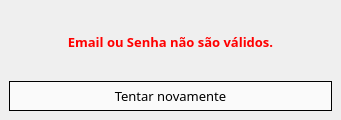
<?xml version="1.0" encoding="UTF-8"?>
<ui version="4.0">
 <class>AcessoNegado</class>
 <widget class="QDialog" name="AcessoNegado">
  <property name="windowModality">
   <enum>Qt::WindowModal</enum>
  </property>
  <property name="enabled">
   <bool>true</bool>
  </property>
  <property name="geometry">
   <rect>
    <x>0</x>
    <y>0</y>
    <width>341</width>
    <height>120</height>
   </rect>
  </property>
  <property name="minimumSize">
   <size>
    <width>175</width>
    <height>120</height>
   </size>
  </property>
  <property name="maximumSize">
   <size>
    <width>341</width>
    <height>120</height>
   </size>
  </property>
  <property name="cursor">
   <cursorShape>ArrowCursor</cursorShape>
  </property>
  <property name="windowTitle">
   <string>Acesso Negado</string>
  </property>
  <property name="windowIcon">
   <iconset resource="Resources/resources.qrc">
    <normaloff>:/icons/logo.ico</normaloff>:/icons/logo.ico</iconset>
  </property>
  <property name="sizeGripEnabled">
   <bool>false</bool>
  </property>
  <property name="modal">
   <bool>true</bool>
  </property>
  <layout class="QVBoxLayout" name="verticalLayout">
   <property name="spacing">
    <number>0</number>
   </property>
   <property name="leftMargin">
    <number>0</number>
   </property>
   <property name="topMargin">
    <number>0</number>
   </property>
   <property name="rightMargin">
    <number>0</number>
   </property>
   <property name="bottomMargin">
    <number>0</number>
   </property>
   <item>
    <widget class="QFrame" name="frame">
     <property name="styleSheet">
      <string notr="true"/>
     </property>
     <property name="frameShape">
      <enum>QFrame::NoFrame</enum>
     </property>
     <property name="frameShadow">
      <enum>QFrame::Raised</enum>
     </property>
     <layout class="QVBoxLayout" name="verticalLayout_2">
      <item>
       <widget class="QLabel" name="label">
        <property name="font">
         <font>
          <family>Century Gothic</family>
          <pointsize>10</pointsize>
          <weight>75</weight>
          <bold>true</bold>
         </font>
        </property>
        <property name="styleSheet">
         <string notr="true">color: rgb(255, 0, 0);
</string>
        </property>
        <property name="text">
         <string>Email ou Senha não são válidos.</string>
        </property>
        <property name="alignment">
         <set>Qt::AlignCenter</set>
        </property>
       </widget>
      </item>
      <item>
       <widget class="QPushButton" name="pushButton">
        <property name="font">
         <font>
          <family>Century Gothic</family>
          <pointsize>10</pointsize>
          <weight>50</weight>
          <bold>false</bold>
         </font>
        </property>
        <property name="cursor">
         <cursorShape>PointingHandCursor</cursorShape>
        </property>
        <property name="styleSheet">
         <string notr="true">QPushButton{border:1px solid;
background:rgb(250, 250, 250);
padding:5px}

QPushButton:hover{
	background-color: rgb(204, 204, 204);
}</string>
        </property>
        <property name="text">
         <string>Tentar novamente</string>
        </property>
        <property name="icon">
         <iconset resource="Resources/resources.qrc">
          <normaloff>:/icons/person-walking-arrow-loop-left-solid.svg</normaloff>:/icons/person-walking-arrow-loop-left-solid.svg</iconset>
        </property>
        <property name="iconSize">
         <size>
          <width>25</width>
          <height>25</height>
         </size>
        </property>
        <property name="flat">
         <bool>true</bool>
        </property>
       </widget>
      </item>
     </layout>
    </widget>
   </item>
  </layout>
 </widget>
 <resources>
  <include location="Resources/resources.qrc"/>
 </resources>
 <connections/>
</ui>
